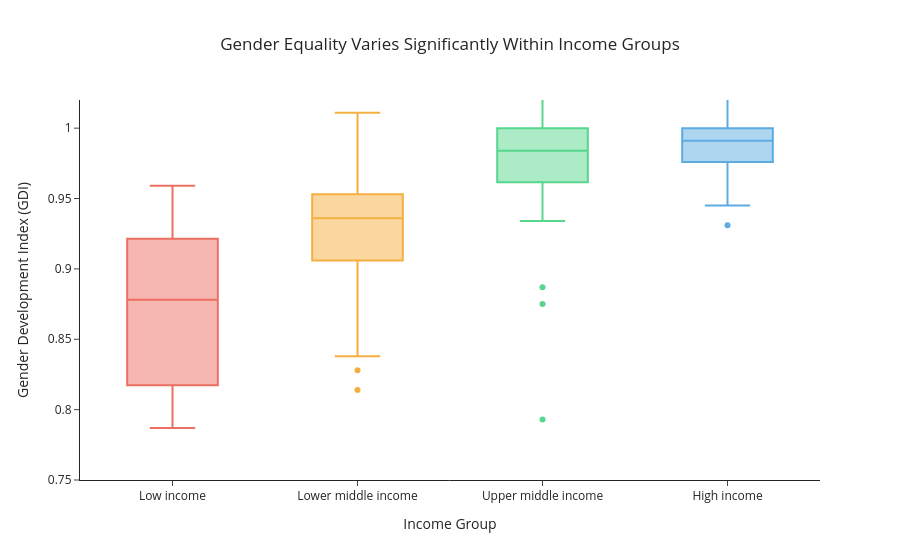

Notebook code cell kept with this figure:
### Code cell
fig = px.box(
    df_latest,
    x="Income_Group",
    y="GDI",
    color="Income_Group",
    title="Gender Equality Varies Significantly Within Income Groups",
    labels={
        "Income_Group": "Income Group",
        "GDI": "Gender Development Index (GDI)"
    },
    color_discrete_map={
        "Low income": "#e74c3c",
        "Lower middle income": "#f39c12",
        "Upper middle income": "#2ecc71",
        "High income": "#3498db"
    },
    category_orders={
        "Income_Group": [
            "Low income",
            "Lower middle income",
            "Upper middle income",
            "High income"
        ]
    },
    points="outliers"   # cleaner than showing all points
)

fig.update_layout(
    template="simple_white",
    title_x=0.5,
    showlegend=False
)

# cleaner visuals
fig.update_traces(
    marker_size=6,
    opacity=0.8
)

# better scale (VERY important)
fig.update_yaxes(range=[0.75, 1.02])

fig.show()

### Figure 1 — Plotly figure (JSON) as saved in the notebook; plotly's stock layout.template omitted (floating-point values rounded to 4 significant figures)
{"data": [{"alignmentgroup": "True", "boxpoints": "outliers", "hovertemplate": "Income Group=%{x}<br>Gender Development Index (GDI)=%{y}<extra></extra>", "legendgroup": "Low income", "marker": {"color": "#e74c3c", "size": 6}, "name": "Low income", "notched": false, "offsetgroup": "Low income", "opacity": 0.8, "orientation": "v", "showlegend": true, "type": "box", "x": ["Low income", "Low income", "Low income", "Low income", "Low income", "Low income", "Low income", "Low income", "Low income", "Low income", "Low income", "Low income", "Low income", "Low income", "Low income", "Low income", "Low income", "Low income", "Low income"], "x0": " ", "xaxis": "x", "y": [0.66, 0.932, 0.881, 0.886, 0.959, 0.878, 0.865, 0.934, 0.812, 0.92, 0.925, 0.855, 0.922, 0.813, 0.83, 0.793, 0.787, 0.865, 0.908], "y0": " ", "yaxis": "y"}, {"alignmentgroup": "True", "boxpoints": "outliers", "hovertemplate": "Income Group=%{x}<br>Gender Development Index (GDI)=%{y}<extra></extra>", "legendgroup": "Lower middle income", "marker": {"color": "#f39c12", "size": 6}, "name": "Lower middle income", "notched": false, "offsetgroup": "Lower middle income", "opacity": 0.8, "orientation": "v", "showlegend": true, "type": "box", "x": ["Lower middle income", "Lower middle income", "Lower middle income", "Lower middle income", "Lower middle income", "Lower middle income", "Lower middle income", "Lower middle income", "Lower middle income", "Lower middle income", "Lower middle income", "Lower middle income", "Lower middle income", "Lower middle income", "Lower middle income", "Lower middle income", "Lower middle income", "Lower middle income", "Lower middle income", "Lower middle income", "Lower middle income", "Lower middle income", "Lower middle income", "Lower middle income", "Lower middle income", "Lower middle income", "Lower middle income", "Lower middle income", "Lower middle income", "Lower middle income", "Lower middle income", "Lower middle income", "Lower middle income", "Lower middle income", "Lower middle income", "Lower middle income", "Lower middle income", "Lower middle income", "Lower middle income", "Lower middle income", "Lower middle income", "Lower middle income", "Lower middle income", "Lower middle income", "Lower middle income", "Lower middle income", "Lower middle income", "Lower middle income", "Lower middle income", "Lower middle income"], "x0": " ", "xaxis": "x", "y": [0.906, 0.866, 0.918, 0.961, 0.958, 0.91, 0.898, 0.924, 0.929, 0.814, 0.895, 0.953, 0.933, 0.828, 0.964, 0.932, 0.874, 0.861, 0.944, 0.959, 0.939, 0.976, 0.911, 0.992, 0.951, 1.006, 0.859, 0.947, 0.886, 1.011, 0.892, 0.952, 0.858, 0.838, 0.984, 0.926, 0.945, 0.924, 0.927, 0.98, 0.964, 0.926, 0.939, 0.931, 0.951, 0.951, 0.997, 0.952, 0.949, 0.944], "y0": " ", "yaxis": "y"}, {"alignmentgroup": "True", "boxpoints": "outliers", "hovertemplate": "Income Group=%{x}<br>Gender Development Index (GDI)=%{y}<extra></extra>", "legendgroup": "Upper middle income", "marker": {"color": "#2ecc71", "size": 6}, "name": "Upper middle income", "notched": false, "offsetgroup": "Upper middle income", "opacity": 0.8, "orientation": "v", "showlegend": true, "type": "box", "x": ["Upper middle income", "Upper middle income", "Upper middle income", "Upper middle income", "Upper middle income", "Upper middle income", "Upper middle income", "Upper middle income", "Upper middle income", "Upper middle income", "Upper middle income", "Upper middle income", "Upper middle income", "Upper middle income", "Upper middle income", "Upper middle income", "Upper middle income", "Upper middle income", "Upper middle income", "Upper middle income", "Upper middle income", "Upper middle income", "Upper middle income", "Upper middle income", "Upper middle income", "Upper middle income", "Upper middle income", "Upper middle income", "Upper middle income", "Upper middle income", "Upper middle income", "Upper middle income", "Upper middle income", "Upper middle income", "Upper middle income", "Upper middle income", "Upper middle income", "Upper middle income", "Upper middle income", "Upper middle income", "Upper middle income", "Upper middle income", "Upper middle income", "Upper middle income", "Upper middle income", "Upper middle income", "Upper middle income", "Upper middle income"], "x0": " ", "xaxis": "x", "y": [0.963, 0.988, 1.006, 0.983, 0.967, 1.009, 0.981, 1.002, 0.997, 0.976, 0.992, 0.964, 1.024, 0.887, 0.998, 0.948, 0.994, 1.009, 0.984, 0.934, 0.945, 0.875, 0.793, 1.013, 1.004, 0.955, 1.016, 1.029, 0.986, 0.976, 0.96, 0.955, 0.984, 1.03, 0.971, 0.973, 0.959, 0.988, 0.983, 0.987, 0.993, 1.008, 0.998, 0.938, 0.969, 1.038, 0.955, 0.996], "y0": " ", "yaxis": "y"}, {"alignmentgroup": "True", "boxpoints": "outliers", "hovertemplate": "Income Group=%{x}<br>Gender Development Index (GDI)=%{y}<extra></extra>", "legendgroup": "High income", "marker": {"color": "#3498db", "size": 6}, "name": "High income", "notched": false, "offsetgroup": "High income", "opacity": 0.8, "orientation": "v", "showlegend": true, "type": "box", "x": ["High income", "High income", "High income", "High income", "High income", "High income", "High income", "High income", "High income", "High income", "High income", "High income", "High income", "High income", "High income", "High income", "High income", "High income", "High income", "High income", "High income", "High income", "High income", "High income", "High income", "High income", "High income", "High income", "High income", "High income", "High income", "High income", "High income", "High income", "High income", "High income", "High income", "High income", "High income", "High income", "High income", "High income", "High income", "High income", "High income", "High income", "High income", "High income", "High income", "High income", "High income", "High income", "High income", "High income", "High income", "High income", "High income", "High income", "High income", "High income", "High income", "High income"], "x0": " ", "xaxis": "x", "y": [0.957, 1.031, 0.977, 0.985, 0.979, 1.0, 0.957, 1.015, 1.035, 0.993, 0.991, 0.977, 0.967, 0.975, 0.996, 0.987, 0.975, 0.99, 0.989, 1.023, 0.992, 0.993, 0.979, 0.963, 0.992, 0.976, 0.999, 0.989, 1.001, 0.983, 0.994, 0.975, 0.97, 0.959, 1.011, 0.964, 1.022, 0.996, 1.026, 0.977, 0.971, 0.995, 0.955, 0.973, 0.945, 1.014, 0.992, 1.012, 1.0, 1.036, 0.986, 1.023, 0.931, 0.994, 0.991, 0.999, 0.997, 0.988, 1.004, 0.99, 1.017, 1.009], "y0": " ", "yaxis": "y"}], "layout": {"boxmode": "overlay", "legend": {"title": {"text": "Income Group"}, "tracegroupgap": 0}, "showlegend": false, "title": {"text": "Gender Equality Varies Significantly Within Income Groups", "x": 0.5}, "xaxis": {"anchor": "y", "categoryarray": ["Low income", "Lower middle income", "Upper middle income", "High income", null], "categoryorder": "array", "domain": [0, 1], "title": {"text": "Income Group"}}, "yaxis": {"anchor": "x", "domain": [0, 1], "range": [0.75, 1.02], "title": {"text": "Gender Development Index (GDI)"}}}}
